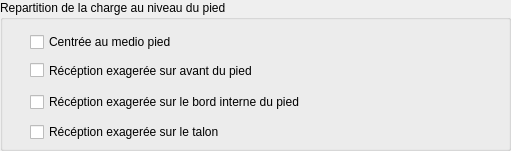
    <widget class="QGroupBox" name="groupBox_repartitionCharge_g">
     <property name="geometry">
      <rect>
       <x>40</x>
       <y>1540</y>
       <width>511</width>
       <height>151</height>
      </rect>
     </property>
     <property name="title">
      <string>Repartition de la charge au niveau du pied   </string>
     </property>
     <property name="flat">
      <bool>false</bool>
     </property>
     <property name="checkable">
      <bool>false</bool>
     </property>
     <widget class="QCheckBox" name="checkBox_g_receptionMedioPied">
      <property name="geometry">
       <rect>
        <x>30</x>
        <y>30</y>
        <width>201</width>
        <height>24</height>
       </rect>
      </property>
      <property name="text">
       <string>Centrée au medio pied</string>
      </property>
     </widget>
     <widget class="QCheckBox" name="checkBox_g_receptionAvantPied">
      <property name="geometry">
       <rect>
        <x>30</x>
        <y>60</y>
        <width>291</width>
        <height>21</height>
       </rect>
      </property>
      <property name="text">
       <string>Récéption exagerée sur avant du pied</string>
      </property>
     </widget>
     <widget class="QCheckBox" name="checkBox_g_receptionBordInterne">
      <property name="geometry">
       <rect>
        <x>30</x>
        <y>90</y>
        <width>341</width>
        <height>24</height>
       </rect>
      </property>
      <property name="text">
       <string>Récéption exagerée sur le bord interne du pied</string>
      </property>
     </widget>
     <widget class="QCheckBox" name="checkBox_g_receptionTalon">
      <property name="geometry">
       <rect>
        <x>30</x>
        <y>120</y>
        <width>321</width>
        <height>24</height>
       </rect>
      </property>
      <property name="text">
       <string>Récéption exagerée sur le talon</string>
      </property>
     </widget>
    </widget>
